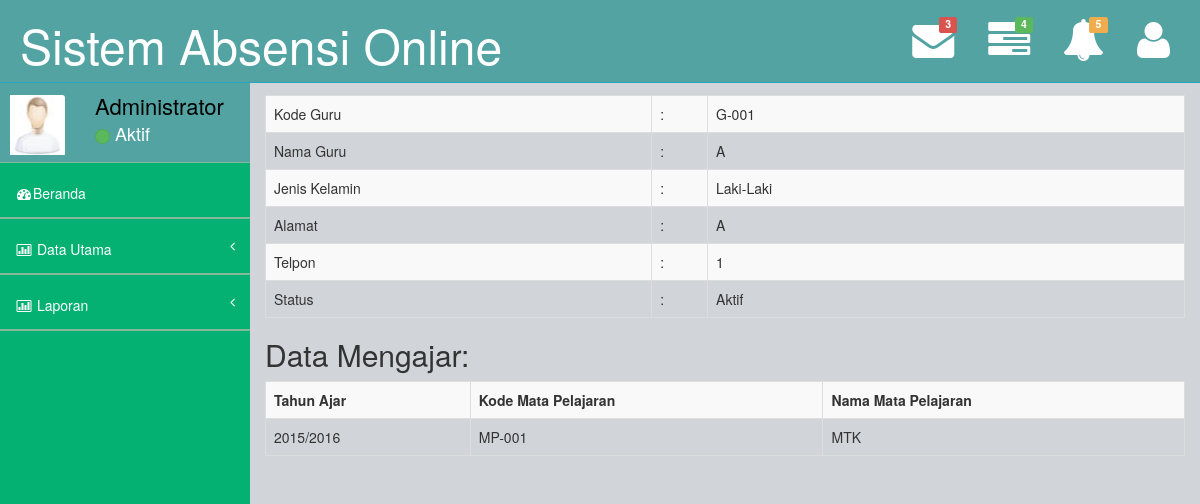
Page /backend/home.php?page=./guru/detail-mengajar&idguru=G-001 (signed in) on the committed database.
### tables this page shows
CREATE TABLE IF NOT EXISTS `pengaturan` (
  `id` int(1) NOT NULL,
  `Judul` varchar(50) NOT NULL,
  `Semester` int(11) NOT NULL,
  `Footer` varchar(50) NOT NULL
);

CREATE TABLE IF NOT EXISTS `guru_mp` (
  `ID_GURU` varchar(20) NOT NULL,
  `NAMA_GURU` varchar(30) DEFAULT NULL,
  `JK_GURU` varchar(12) DEFAULT NULL,
  `TEMPAT_LAHIR` varchar(20) NOT NULL,
  `TGL_LAHIR` date NOT NULL,
  `THN_MSK` int(4) NOT NULL,
  `ALAMAT_GURU` longtext,
  `TELP_GURU` varchar(13) DEFAULT NULL,
  `STATUS_GURU` varchar(15) DEFAULT NULL,
  `USERNAME_GURU` varchar(30) NOT NULL,
  `PASSWORD_GURU` varchar(70) NOT NULL
);

CREATE TABLE IF NOT EXISTS `mengajar` (
  `ID_GURU` int(20) NOT NULL,
  `ID_MP` varchar(8) NOT NULL,
  `THN_AJAR1` int(4) NOT NULL,
  `THN_AJAR2` int(4) NOT NULL
);

CREATE TABLE IF NOT EXISTS `mata_pelajaran` (
  `ID_MP` varchar(9) NOT NULL,
  `NAMA_MP` varchar(30) DEFAULT NULL
);

### backend/guru/detail-mengajar.php (the view, shortened to what this page needs)
<?php
if ($UserLevel == "Guru"){
    $row=mysql_fetch_array(mysql_query("select * from guru_mp where ID_GURU='$_SESSION[UserName]'"));
		$stat="Y";
		$judul="VIEW GURU MATA PELAJARAN";
		$g=$_SESSION['UserName'];
		$id=$_SESSION['UserName'];
		$nama=$row['NAMA_GURU'];
		$alamat=$row['ALAMAT_GURU'];
		$telp=$row['TELP_GURU'];
		if($row['JK_GURU']=='Laki-Laki'){
			$l='Laki-Laki';
		}else{
			$l='Perempuan';
		}
		if($row['STATUS_GURU']=='Aktif'){
			$a='Aktif';
		}else{
			$a='Tidak Aktif';
		}
}else{
	if (isset($_GET['idguru'])){
		$row=mysql_fetch_array(mysql_query("select * from guru_mp where ID_GURU='$_GET[idguru]'"));
		$g=$_GET['idguru'];
		$id=$_GET['idguru'];
		$nama=$row['NAMA_GURU'];
		$alamat=$row['ALAMAT_GURU'];
		$telp=$row['TELP_GURU'];
		if($row['JK_GURU']=='Laki-Laki'){
			$l='Laki-Laki';
		}else{
			$l='Perempuan';
		}
		if($row['STATUS_GURU']=='Aktif'){
			$a='Aktif';
		}else{
			$a='Tidak Aktif';
		}
	}
    }
 ?>
<table class="table table-striped table-bordered table-hover" id="dataTables-example">
  <tr>
    <td width="145">Kode Guru</td>
    <td width="12">:</td>
    <td width="179"><?=$id;?></td>
  </tr>
  <tr>
    <td>Nama Guru</td>
    <td>:</td>
    <td><?=$nama;?></td>
  </tr>
  <tr>
    <td>Jenis Kelamin</td>
    <td>:</td>
    <td> <?=$l;?></td>
  </tr>
  <tr>
    <td>Alamat</td>
    <td>:</td>
    <td><?=$alamat;?></td>
  </tr>
  <tr>
    <td>Telpon</td>
    <td>:</td>
    <td><?=$telp;?></td>
  </tr>
  <tr>
    <td>Status</td>
    <td>:</td>
    <td><?=$a;?></td>
  </tr>
</table>
<h2>Data Mengajar:</h2>
<table class="table table-striped table-bordered table-hover"><tr><th>Tahun Ajar</th><th>Kode Mata Pelajaran</th><th>Nama Mata Pelajaran</th></tr>
<?php
$tam=  mysql_query("select mengajar.*,mata_pelajaran.NAMA_MP from mengajar,mata_pelajaran where ID_GURU='$g' and mengajar.ID_MP=mata_pelajaran.ID_MP order by THN_AJAR1");
while($r=  mysql_fetch_array($tam)){
    echo"<tr><td>$r[THN_AJAR1]/$r[THN_AJAR2]</td><td>$r[ID_MP]</td><td>$r[NAMA_MP]</td></TR>";
}
?>
</table>

### backend/home.php (shortened to what this page needs)
<?php
if (isset($_SESSION['idUser']))
{
$pengaturan = mysql_query("SELECT * FROM pengaturan WHERE id = '1'");
$set = mysql_fetch_array($pengaturan);
?>
<!DOCTYPE html>
<html>
<head>
    <link href="assets/plugins/bootstrap/bootstrap.css" rel="stylesheet" />
    <link rel="stylesheet" type="text/css" href="assets/plugins/dataTables/dataTables.bootstrap.css">
    <link href="assets/font-awesome/css/font-awesome.css" rel="stylesheet" />
    <link href="assets/plugins/pace/pace-theme-big-counter.css" rel="stylesheet" />
    <link href="assets/css/style.css" rel="stylesheet" />
    <link href="assets/css/main-style.css" rel="stylesheet" />
    <link href="assets/plugins/morris/morris-0.4.3.min.css" rel="stylesheet" />
	<link rel="stylesheet" type="text/css" href="libs/tigra_calendar/tcal.css" />
   </head>
<body>
    <div id="wrapper">
        <nav class="navbar navbar-default navbar-fixed-top" role="navigation" id="navbar">
            <div class="navbar-header">
                <a class="navbar-brand" href="index.html">
					<br/>
                    <font size="8px" color="white"><?= $set['Judul'] ?></font>
                </a>
            </div>
            <ul class="nav navbar-top-links navbar-right">
                <li class="dropdown">
                    <a class="dropdown-toggle" data-toggle="dropdown" href="#">
                        <span class="top-label label label-danger">3</span><i class="fa fa-envelope fa-3x"></i>
                    </a>
                </li>
                <li class="dropdown">
                    <a class="dropdown-toggle" data-toggle="dropdown" href="#">
                        <span class="top-label label label-success">4</span>  <i class="fa fa-tasks fa-3x"></i>
                    </a>
                </li>
                <li class="dropdown">
                    <a class="dropdown-toggle" data-toggle="dropdown" href="#">
                        <span class="top-label label label-warning">5</span>  <i class="fa fa-bell fa-3x"></i>
                    </a>
                </li>
                <li class="dropdown">
                    <a class="dropdown-toggle" data-toggle="dropdown" href="#">
                        <i class="fa fa-user fa-3x"></i>
                    </a>
                </li>
            </ul>
        </nav>
        <nav class="navbar-default navbar-static-side" role="navigation">
			<?php
				include 'menuu.php';
			?>
        </nav>
        <div id="page-wrapper">
            <div class="row">
			<br/><br/>
                <?php
				if(isset($_GET['page'])){
					$page=$_GET['page'];
					$halaman="$page.php";
					if(!file_exists($halaman) || empty($page)){
						include "welcome.php";
					}else{
						include "$halaman";
						}
				}else{
					include "welcome.php";
					}
			?>
            </div>
                </div>
            </div>
<?php
}else{
	?><script language="javascript">alert('Maaf Anda Belum Login');
	document.location.href="index.php?status=forbidden"</script><?php
}
?>
</body>
</html>

### backend/assets/css/style.css (style rules this page uses)
body { background-color: #f8f8f8; }
#wrapper { width: 100%; margin-top: 55px!important; background-color:#04B173; }
#page-wrapper { padding: 0 15px; min-height: 568px; background-color:rgb(209, 212, 216); }
.navbar-top-links li { display: inline-block; }
.navbar-top-links li:last-child { margin-right: 15px; }
.navbar-top-links li a { padding: 20px; min-height: 50px; }
@media (min-width:768px) { .navbar-static-side { z-index: 1; position: absolute; width: 250px; } }

### backend/assets/css/main-style.css (style rules this page uses)
.navbar-top-links > li > a { color: #FFFFFF; }
.nav > li > a { padding: 20px 15px; }
#navbar { background-color:rgb(83, 163, 163); }
.navbar-brand { padding-left:20px; }
.top-label { position: absolute; top: 50%; right: 50%; margin-top: -24px; margin-right: -24px; }
.navbar-default { border-color: #27A6BE; }
@media (min-width:768px) { #page-wrapper { position: inherit; margin: 0 0 0 250px; padding: 0 30px; min-height: 1000px; } }

### rows in the picture
pengaturan: Judul "Sistem Absensi Online"
guru_mp: NAMA_GURU "A", JK_GURU "Laki-Laki", ALAMAT_GURU "A", TELP_GURU "1", STATUS_GURU "Aktif"
mengajar: THN_AJAR1 "2015", THN_AJAR2 "2016", ID_MP "MP-001", ID_MP.NAMA_MP "MTK"

### other values in the picture
$user "Administrator"
$id "G-001"
